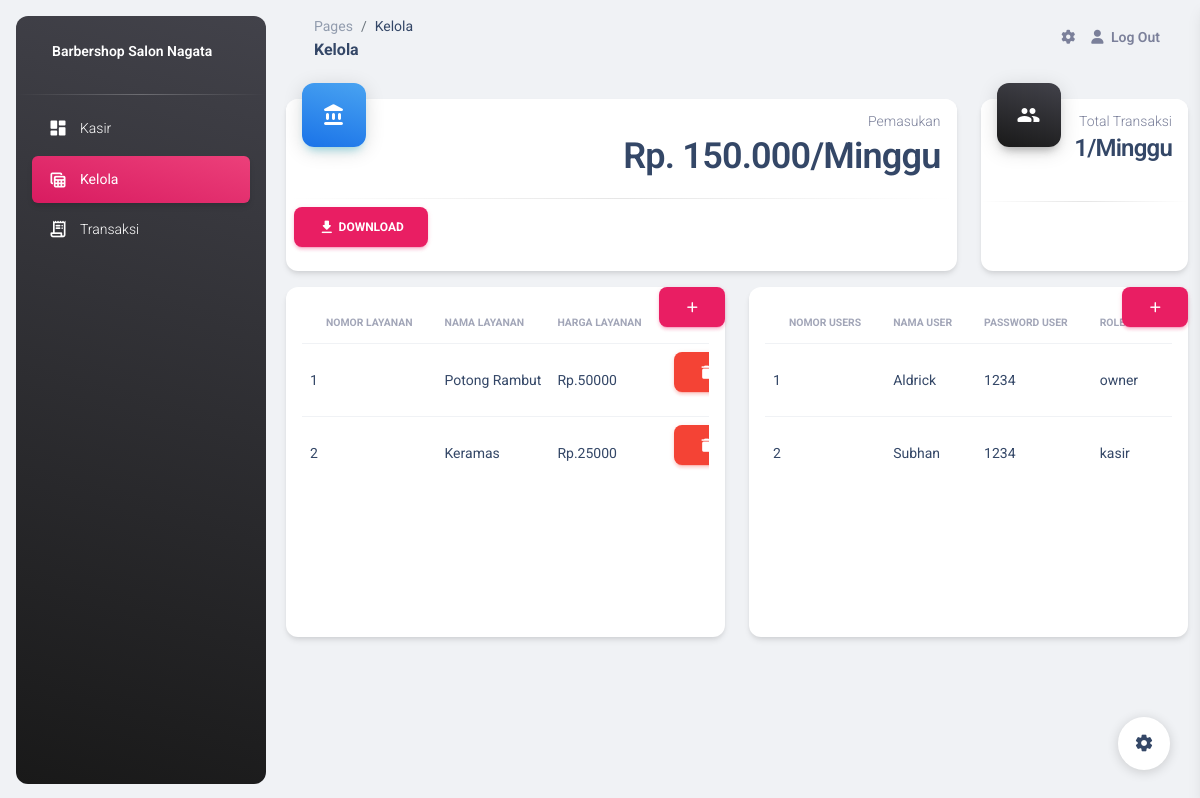
Page /pages/kelola.php (signed in) on the committed database.
### tables this page shows
CREATE TABLE `layanan` (
  `id_layanan` varchar(11) NOT NULL,
  `nama_layanan` varchar(25) NOT NULL,
  `harga_layanan` int(11) NOT NULL
);

CREATE TABLE `users` (
  `id` int(11) NOT NULL,
  `role` varchar(15) NOT NULL,
  `user_name` varchar(255) NOT NULL,
  `password` varchar(255) NOT NULL,
  `name` varchar(255) NOT NULL
);

### pages/kelola.php (the view, shortened to what this page needs)
<?php
if (isset($_SESSION['id']) && isset($_SESSION['user_name'])) {
  include('connection/db_conn.php');
$now = new DateTime();
$mondayThisWeek = $now->modify('monday this week')->format('Y-m-d');
$sql = "SELECT SUM(total) AS total_pemasukan FROM transaksi WHERE tanggal_transaksi >= '$mondayThisWeek'";
$result = $conn->query($sql);
if ($result->num_rows > 0) {
    $row = $result->fetch_assoc();
    $total_pemasukan = $row['total_pemasukan'];
} else {
    $total_pemasukan = 0;
}
$sql = "SELECT COUNT(DISTINCT id_transaksi) AS total_pelanggan FROM transaksi WHERE tanggal_transaksi >= '$mondayThisWeek'";
$result = $conn->query($sql);
if ($result->num_rows > 0) {
    $row = $result->fetch_assoc();
    $total_pelanggan = $row['total_pelanggan'];
} else {
    $total_pelanggan = 0;
}
} else {
  header("Location: index.php");
  exit();
}
?>
<!DOCTYPE html>
<html lang="en">
<head>
  <link href="../resources/css/nucleo-icons.css" rel="stylesheet" />
  <link href="../resources/css/nucleo-svg.css" rel="stylesheet" />
  <link id="pagestyle" href="../resources/css/material-dashboard.css?v=3.1.0" rel="stylesheet" />
</head>
<body class="g-sidenav-show  bg-gray-200">
  <aside class="sidenav navbar navbar-vertical navbar-expand-xs border-0 border-radius-xl my-3 fixed-start ms-3   bg-gradient-dark" id="sidenav-main">
    <div class="sidenav-header">
      <a class="navbar-brand m-0" href=" https://demos.creative-tim.com/material-dashboard/pages/dashboard " target="_blank">
        <span class="ms-1 font-weight-bold text-white te-center">Barbershop Salon Nagata</span>
      </a>
    </div>
    <hr class="horizontal light mt-0 mb-2">
    <div class="collapse navbar-collapse  w-auto " id="sidenav-collapse-main">
      <ul class="navbar-nav">
        <li class="nav-item">
          <a class="nav-link text-white " href="../pages/kasir.php">
            <div class="text-white text-center me-2 d-flex align-items-center justify-content-center">
              <i class="material-icons opacity-10">dashboard</i>
            </div>
            <span class="nav-link-text ms-1">Kasir</span>
          </a>
        </li>
        <li class="nav-item">
          <a class="nav-link text-white active bg-gradient-primary" href="#">
            <div class="text-white text-center me-2 d-flex align-items-center justify-content-center">
              <i class="material-icons opacity-10">table_view</i>
            </div>
            <span class="nav-link-text ms-1">Kelola</span>
          </a>
        </li>
        <li class="nav-item">
          <a class="nav-link text-white " href="transaksi.php">
            <div class="text-white text-center me-2 d-flex align-items-center justify-content-center">
              <i class="material-icons opacity-10">receipt_long</i>
            </div>
            <span class="nav-link-text ms-1">Transaksi</span>
          </a>
        </li>
      </ul>
    </div>
  </aside>
  <main class="main-content position-relative max-height-vh-100 h-100 border-radius-lg ">
    <nav class="navbar navbar-main navbar-expand-lg px-0 mx-4 shadow-none border-radius-xl" id="navbarBlur" data-scroll="true">
      <div class="container-fluid py-1 px-3">
        <nav aria-label="breadcrumb">
          <ol class="breadcrumb bg-transparent mb-0 pb-0 pt-1 px-0 me-sm-6 me-5">
            <li class="breadcrumb-item text-sm"><a class="opacity-5 text-dark" href="javascript:;">Pages</a></li>
            <li class="breadcrumb-item text-sm text-dark active" aria-current="page">Kelola</li>
          </ol>
          <h6 class="font-weight-bolder mb-0">Kelola</h6>
        </nav>
        <div class="collapse navbar-collapse mt-sm-0 mt-2 me-md-0 me-sm-4" id="navbar">
          <ul class="navbar-nav  justify-content-end">
            <li class="nav-item px-3 d-flex align-items-center">
              <a href="javascript:;" class="nav-link text-body p-0">
                <i class="fa fa-cog fixed-plugin-button-nav cursor-pointer"></i>
              </a>
            </li>
            <li class="nav-item d-flex align-items-center">
              <a href="backend/logout.php" class="nav-link text-body font-weight-bold px-0">
                <i class="fa fa-user me-sm-1"></i>
                <span class="d-sm-inline d-none">Log Out</span>
              </a>
            </li>
          </ul>
        </div>
      </div>
    </nav>
    <div class="container-fluid py-4">
    <div class="row ">
        <div class="col-xl-9 col-md-6 mb-3">
          <div class="card h-100">
            <div class="card-header p-3 pt-2">
              <div class="icon icon-lg icon-shape bg-gradient-info shadow-info text-center border-radius-xl mt-n4 position-absolute">
                <i class="material-icons opacity-10">account_balance</i>
              </div>
              <div class="text-end pt-1">
                <p class="text-sm mb-0 text-capitalize">Pemasukan</p>
                <h4 class="mb-0 fs-2">Rp. <?php echo number_format($total_pemasukan, 0, ',', '.');?>/Minggu</h4>
              </div>
            </div>
            <hr class="dark horizontal my-0">
            <div class="card-footer p-2 ">
              <a href="backend/export-transaksi.php" class="btn btn-primary" data-bs-toggle="tooltip" data-bs-placement="top" title="Download dalam bentuk excel" data-container="body" data-animation="true"><i class="material-icons">download</i> Download</a>
            </div>
          </div>
        </div>
        <div class="col-xl-3 col-md-6 mb-3 ">
          <div class="card h-100">
            <div class="card-header p-3 pt-2">
              <div class="icon icon-lg icon-shape bg-gradient-dark shadow-dark text-center border-radius-xl mt-n4 position-absolute">
                <i class="material-icons opacity-10">group</i>
              </div>
              <div class="text-end pt-1">
                <p class="text-sm mb-0 text-capitalize">Total Transaksi</p>
                <h4 class="mb-0"><?php echo $total_pelanggan; ?>/Minggu</h4>
              </div>
            </div>
            <hr class="dark horizontal my-0">
            <div class="card-footer p-4">
            </div>
          </div>
        </div>
      </div>
      <div class="row" style="max-height: 100%;">
        <div class="col-md-12 col-xl-6" >
        <div class="  d-flex justify-content-end " >
        <div class="position-absolute ms-5"style="z-index: 100;">
          <a  data-bs-toggle="modal" data-bs-target="#exampleModal" class="btn btn-primary"><i class="material-icons">add</i></a>
        </div>
        </div>
          <div class="card p-3" style="height: 350px;">
            <div class="table-responsive">
              <table class="table align-items-center mb-0">
              <thead>
        <tr>
          <th class="text-uppercase text-secondary text-xxs font-weight-bolder opacity-7">Nomor Layanan</th>
          <th class="text-uppercase text-secondary text-xxs font-weight-bolder opacity-7 ps-2">Nama Layanan</th>
          <th class="text-uppercase text-secondary text-xxs font-weight-bolder opacity-7 ps-2">Harga Layanan</th>
          <th class="text-uppercase text-secondary text-xxs font-weight-bolder opacity-7 ps-2">Action</th>
        </tr>
      </thead>
      <tbody>
        <?php
       $no =1;
        $query = "SELECT * FROM layanan ";
        $result = $conn->query($query);
      if ($result->num_rows > 0) {
        while ($row = $result->fetch_assoc()) {
          echo ("
          <tr>
            <td>
              <div class=''>
                <h6 class='text-sm font-weight-normal mb-0' >{$no}</h6>
              </div>
            </td>
            <td>
              <div class=''>
                <h6 class='text-sm font-weight-normal mb-0'>{$row['nama_layanan']}</h6>
              </div>
            </td>
            <td>
              <div class=''>
              <h6 class='text-sm font-weight-normal mb-0'>Rp.{$row['harga_layanan']}</h6>
              </div>
            </td>
            <td class=' text-sm'>
              <div class='col d-flex'>
              <form action='backend/proses_delete_layanan.php' class='me-1' method='get'>
              <input type='hidden' name='id_layanan' value='{$row['id_layanan']}'>
              <button class='btn btn-danger' type='submit'><i class='material-icons'>delete</i></button>
              </form>
              <a data-bs-toggle='modal' data-bs-target='#staticBackdrop1{$row['id_layanan']}' class='btn btn-warning'><i class='material-icons'>edit</i></a>
            </div>
              </div>
            </td>
          </tr>
          ");
          $no++;
        }
      } else {
          echo "<tr><td class='text-center' colspan='7'>Data not found.</td></tr>";
      }
        ?>
            </div>
          </div>
        </div>
        <div class="col-md-12 col-xl-6" >
        <div class="  d-flex justify-content-end " >
        <div class="position-absolute ms-5"style="z-index: 100;">
          <a  data-bs-toggle="modal" data-bs-target="#exampleModal2" class="btn btn-primary"><i class="material-icons">add</i></a>
        </div>
        </div>
          <div class="card p-3" style="height: 350px;">
            <div class="table-responsive">
              <table class="table align-items-center mb-0">
              <thead>
        <tr>
          <th class="text-uppercase text-secondary text-xxs font-weight-bolder opacity-7">Nomor Users</th>
          <th class="text-uppercase text-secondary text-xxs font-weight-bolder opacity-7 ps-2">Nama User</th>
          <th class="text-uppercase text-secondary text-xxs font-weight-bolder opacity-7 ps-2">Password User</th>
          <th class="text-uppercase text-secondary text-xxs font-weight-bolder opacity-7 ps-2">Role User</th>
        </tr>
      </thead>
      <tbody>
        <?php
        include ('connection/db_conn.php');
        $no = 1;
        $query = "SELECT * FROM users";
        $result = $conn->query($query);
      if ($result->num_rows > 0) {
        while ($row = $result->fetch_assoc()) {
          echo ("
          <tr>
            <td>
              <div class=''>
                <h6 class='text-sm font-weight-normal mb-0' >{$no}</h6>
              </div>
            </td>
            <td>
              <div class=''>
                <h6 class='text-sm font-weight-normal mb-0'>{$row['name']}</h6>
              </div>
            </td>
            <td>
              <div class=''>
              <h6 class='text-sm font-weight-normal mb-0'>{$row['password']}</h6>
              </div>
            </td>
            <td>
              <div class=''>
              <h6 class='text-sm font-weight-normal mb-0'>{$row['role']}</h6>
              </div>
            </td>
            <td class=' text-sm'>
              <div class='col d-flex'>
              <form action='backend/proses_delete_user.php' class='me-1' method='get' id='deleteFormUser_{$row['id']}'>
                <input type='hidden' name='id' value='{$row['id']}'>
                </form>
                <a href='#' class='btn btn-danger' onClick='showDeleteConfirmationUser({$row['id']})'><i class='material-icons'>delete</i></a>
              <a data-bs-toggle='modal' data-bs-target='#editModal{$row['id']}' class='btn btn-warning'><i class='material-icons'>edit</i></a>
            </div>
              </div>
            </td>
          </tr>
          ");
          $no++;
        }
      } else {
          echo "<tr><td class='text-center' colspan='7'>Data not found.</td></tr>";
      }
        ?>
            </div>
  </main>
  <div class="fixed-plugin">
    <a class="fixed-plugin-button text-dark position-fixed px-3 py-2">
      <i class="material-icons py-2">settings</i>
    </a>
  </div>
</body>
</html>

### resources/css/nucleo-svg.css (style rules this page uses)
.icon { display: inline-block; color: #111111; height: 1em; width: 1em; }
.icon-lg { height: 1.6em; width: 1.6em; }
.icon { fill: currentColor; stroke: none; }

### pages/kelola.php (style rules this page uses)
.card.h-100 { display: flex; flex-direction: column; justify-content: space-between; }

### rows in the picture
layanan: nama_layanan "Potong Rambut", harga_layanan "50000"
layanan: nama_layanan "Keramas", harga_layanan "25000"
users: name "Aldrick", password "1234", role "owner"
users: name "Subhan", password "1234", role "kasir"

### other values in the picture
$total_pemasukan "150.000"
$total_pelanggan "1"
